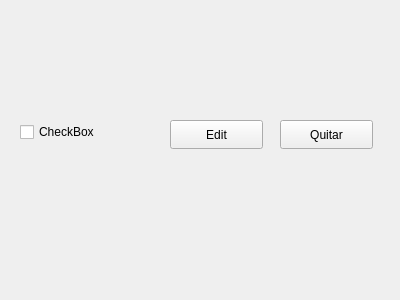
<?xml version="1.0" encoding="UTF-8"?>
<ui version="4.0">
 <class>Task</class>
 <widget class="QWidget" name="Task">
  <property name="geometry">
   <rect>
    <x>0</x>
    <y>0</y>
    <width>400</width>
    <height>300</height>
   </rect>
  </property>
  <property name="windowTitle">
   <string>Form</string>
  </property>
  <widget class="QCheckBox" name="checkbox">
   <property name="geometry">
    <rect>
     <x>20</x>
     <y>120</y>
     <width>91</width>
     <height>24</height>
    </rect>
   </property>
   <property name="text">
    <string>CheckBox</string>
   </property>
  </widget>
  <widget class="QPushButton" name="editButton">
   <property name="geometry">
    <rect>
     <x>170</x>
     <y>120</y>
     <width>93</width>
     <height>29</height>
    </rect>
   </property>
   <property name="text">
    <string>Edit</string>
   </property>
  </widget>
  <widget class="QPushButton" name="removeButton">
   <property name="geometry">
    <rect>
     <x>280</x>
     <y>120</y>
     <width>93</width>
     <height>29</height>
    </rect>
   </property>
   <property name="text">
    <string>Quitar</string>
   </property>
  </widget>
 </widget>
 <resources/>
 <connections/>
</ui>
